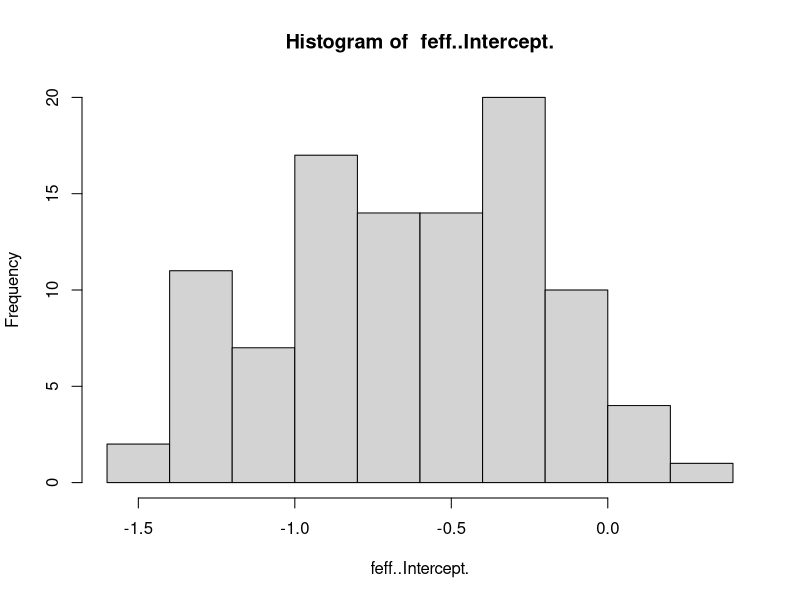
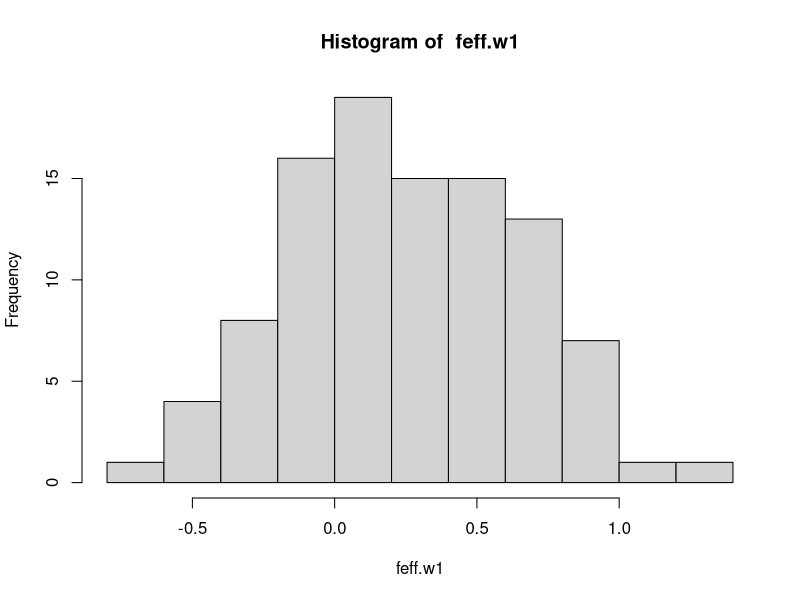
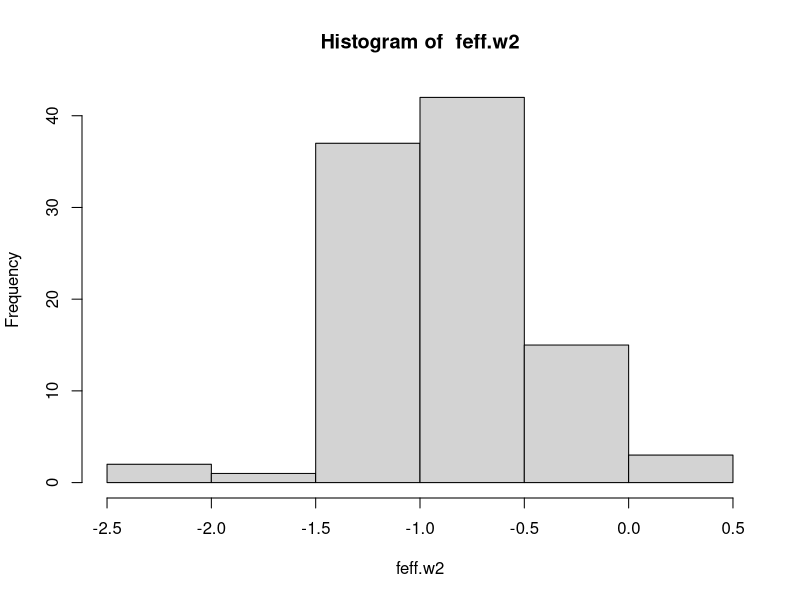
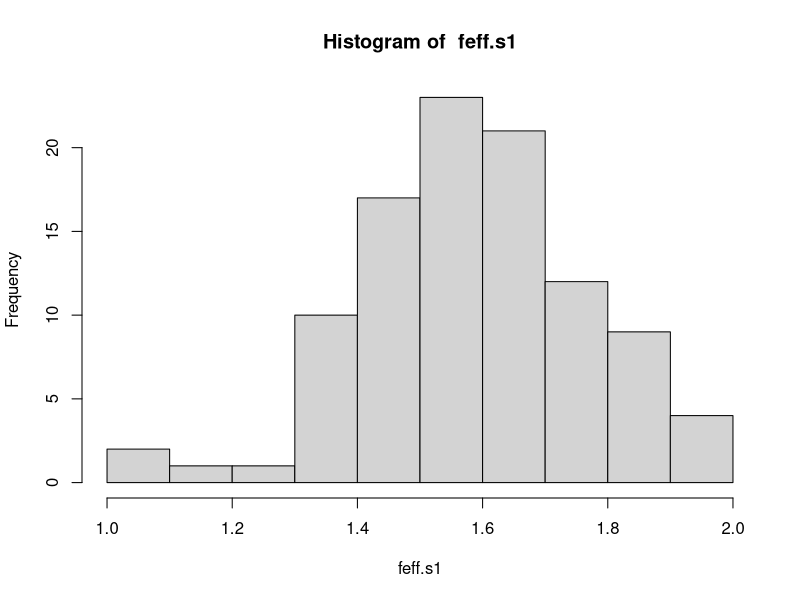
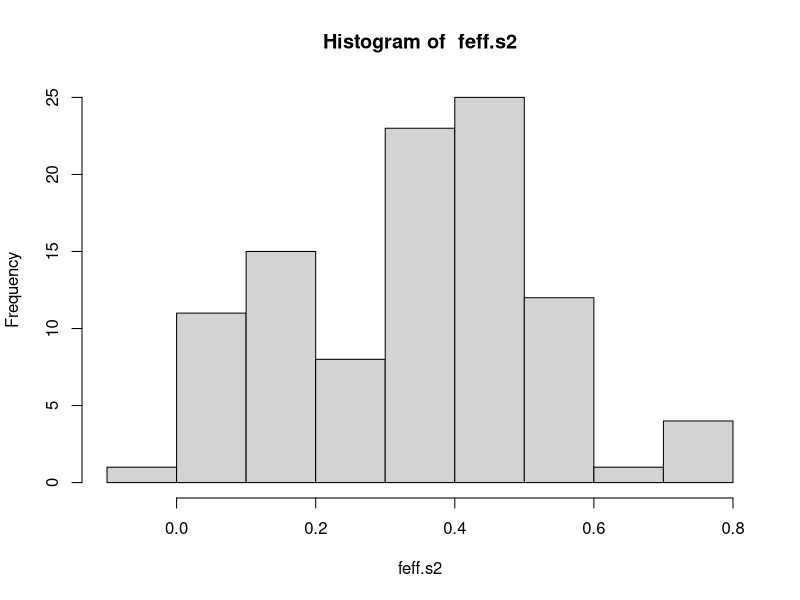
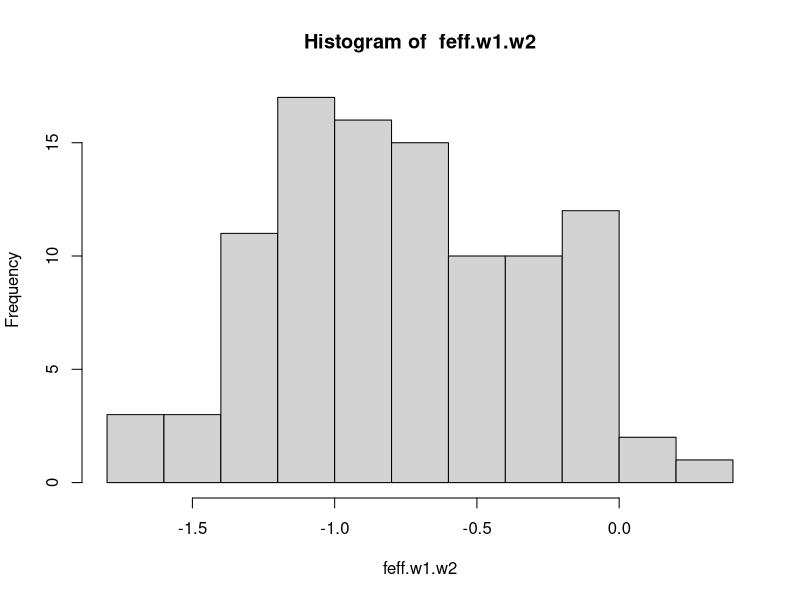
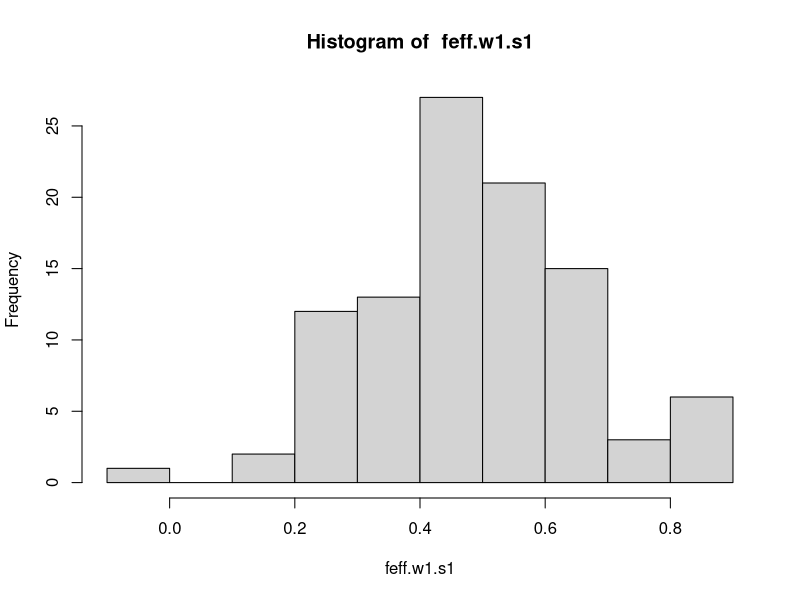
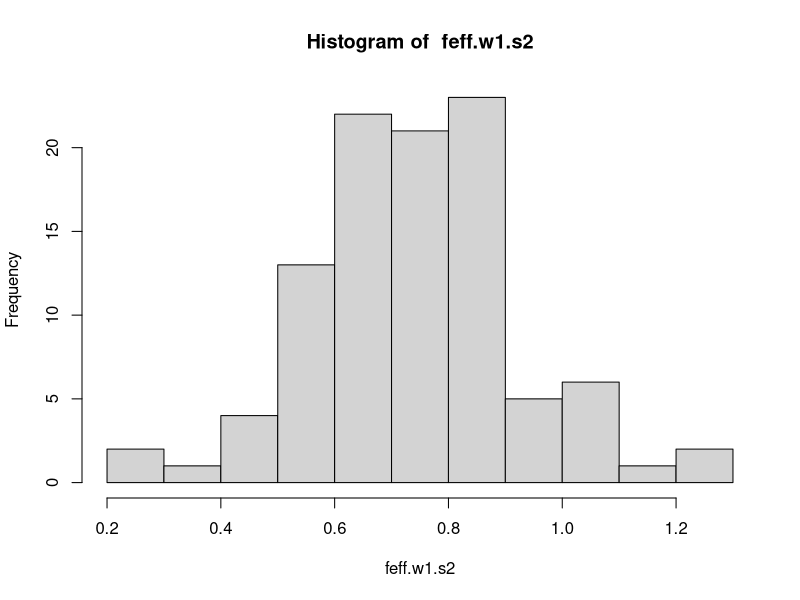

These charts were generated, in order, by the following R code:
## ---- chunk 1
knitr::opts_chunk$set(echo = TRUE)
## ---- chunk 2

HTC <- 2
ETC <- 2
r <- 2
nsim <- 100

# Create the factors for the Design Matrix
w_names <- paste0("w", 1:HTC)
s_names <- paste0("s", 1:ETC)

# Create list of w and s variables
combined_list <- c(
  setNames(replicate(ETC, c(-1, 1), simplify = FALSE), s_names),
  setNames(replicate(HTC, c(-1, 1), simplify = FALSE), w_names)
)

# Create data frame of all combinations of w and s
df <- expand.grid(combined_list) #base experimental design
df_rep <- df[rep(seq_len(nrow(df)), r), ] #replicated experimental design
row.names(df_rep) <- NULL #make the row count sequential

# Build the formula for linear and interaction terms (no quadratic)
linear_terms <- c(w_names, s_names)
fo <- as.formula(
  paste("~ (", paste(linear_terms, collapse = " + "), ")^2")
)

# Create the model matrix
X <- model.matrix(fo, data = df_rep)
colnames(X)[1] <- '0'

## ---- chunk 3

library(lme4)

set.seed(1)
  dl <- as.factor(rep(seq(1, r*2^HTC), each = 2^ETC))  
    
  fixed_effect_names <- paste0("beta", colnames(X))
  
  beta <- setNames(rnorm(length(fixed_effect_names)),
  fixed_effect_names)  #assign values to fixed effect names


#Simulation Function  
sim_data <- function(X, beta, sigma2, sigma2_B, dl) {
  
  mu <- X %*% beta
  n_groups <- length(unique(dl))
  
  
#  T <- data.frame(replicate(runs,rnorm(n=n,mean=m,sd=sqrt(v))))
    
  delta <- rnorm(n_groups, mean = 0, sd = sqrt(sigma2_B))
  delta <- rep(delta, times = table(dl))
  
  epsilon <- rnorm(nrow(X), mean = 0, sd = sqrt(sigma2))
  
  Y <- mu + delta + epsilon
  
  df <- data.frame(delta, df_rep, Y)
  
  fo <- as.formula(
  paste("Y ~ (", paste(linear_terms, collapse = " + "), ")^2 + (1|delta)"))
  
  rmodel <- lmer(fo, data = df)
  
  # Extract fixed effects estimates
  
  fixed_effects <- as.list(fixef(rmodel))

# Extract variance-covariance matrix of fixed effects
  random_effects <- VarCorr(rmodel)

  varcomp <- as.data.frame(random_effects)

  sigma2_B <- varcomp$vcov[1]
  sigma2 <- varcomp$vcov[2]
  
  return(list(feff = fixed_effects, sigma2_B = sigma2_B, sigma2 = sigma2))

}

# Set up empty data frame

sim_df <- data.frame(matrix(ncol = length(beta) + 2, nrow = 0))

colnames(sim_df) <- c(colnames(X),"sigma2_B", "sigma2")

#Run Simulation
for(i in 1:nsim){
 
  rmodel <- as.data.frame(sim_data(X, beta, sigma2 = 1, sigma2_B = 1, dl))
  
  sim_df <- rbind(sim_df, rmodel)

}

for (col in 1:ncol(sim_df)) {
    hist(sim_df[,col], main=paste("Histogram of ", colnames(sim_df)[col]),  xlab=colnames(sim_df)[col])
}



## ---- chunk 4



